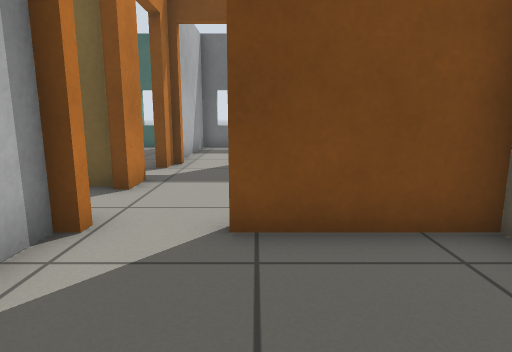
View 1 (above)

21 first-person views from a walk through a robot-simulator world made for Gazebo. The camera is 0.69 m above the floor, tilts 10° down and sees 75° across. The floor is counted in squares, 0.5 m on a side. Each view is taken from the middle of a square. On the plan, view 1 faces up. The plan holds only what a view shows up to about 15 squares ahead; the rest is blank. Simple patterns stand in for the simulator's built-in surfaces.

View 2
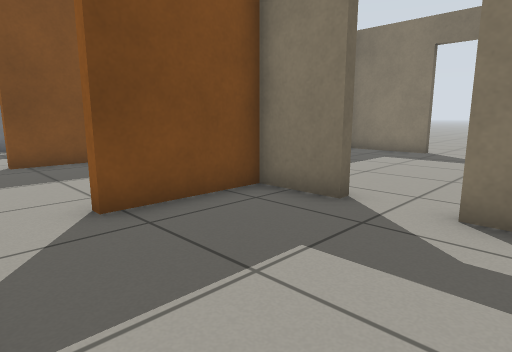

View 3
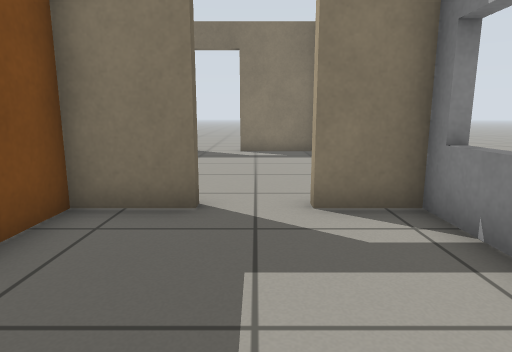

View 4
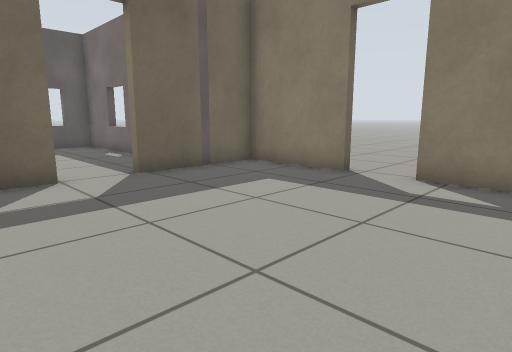

View 5
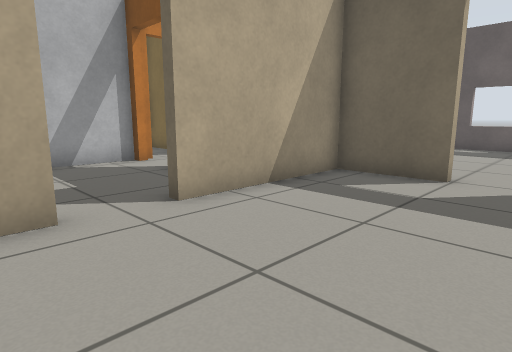

View 6
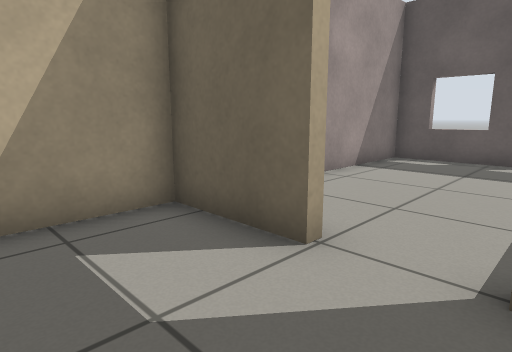

View 7
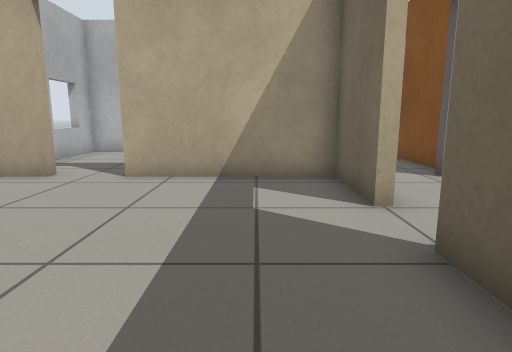

View 8
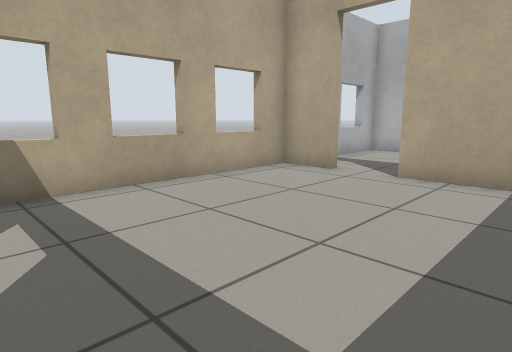

View 9
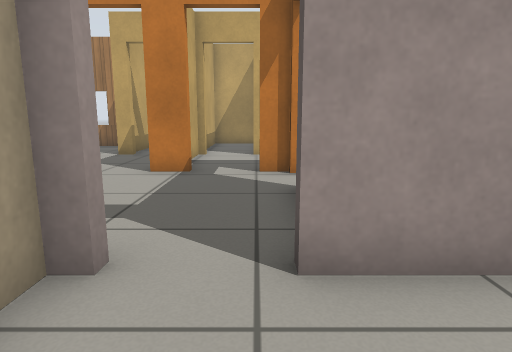

View 10
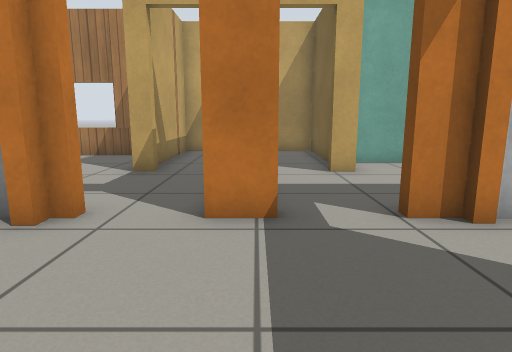

View 11
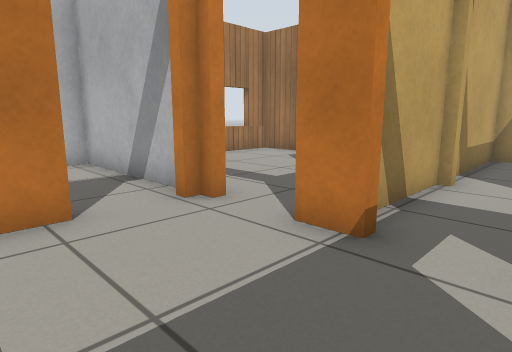

View 12
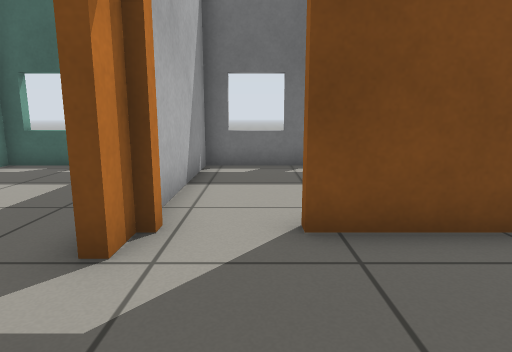

View 13
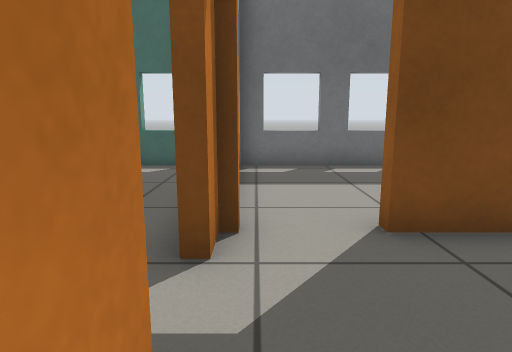

View 14
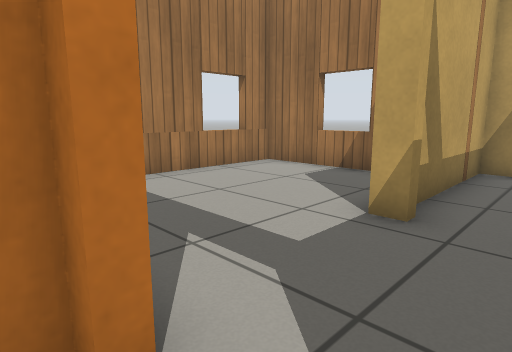

View 15
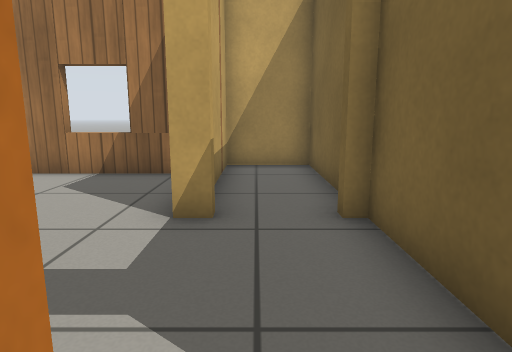

View 16
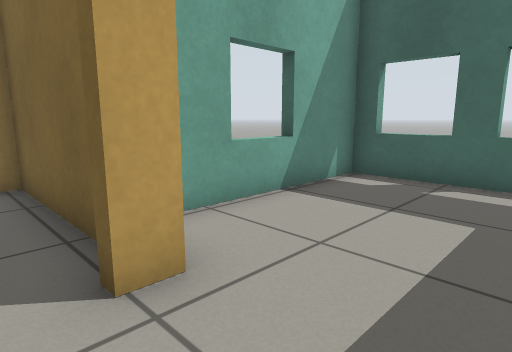

View 17
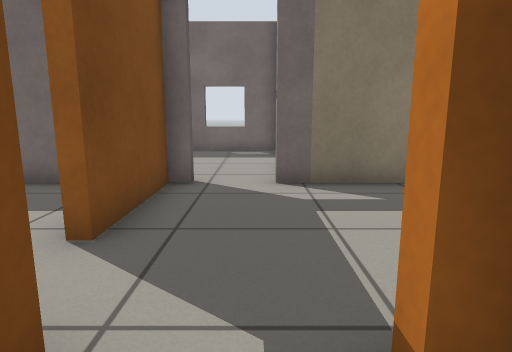

View 18
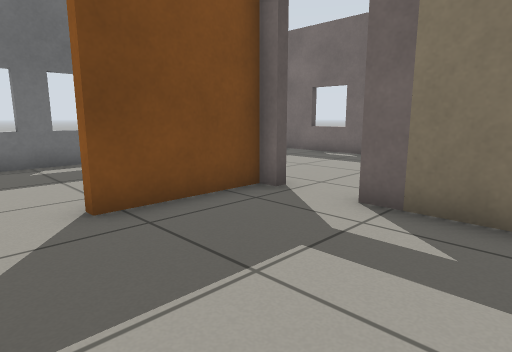

View 19
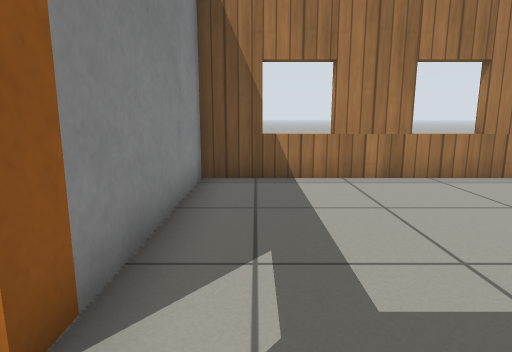

View 20
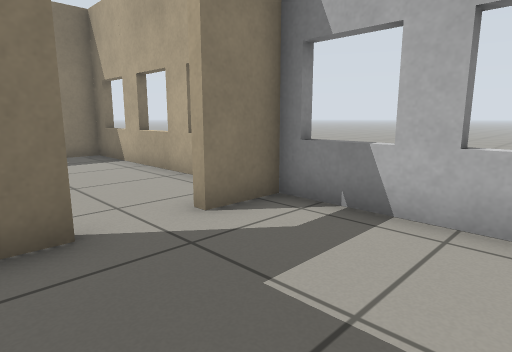

View 21
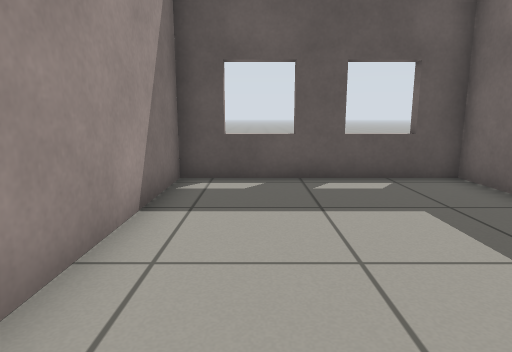

### Floor plan
Points are (right, up) in squares from view 1. A wall is a line through its corners. A room is listed if a view was taken in it or the views show most of it. See-through windows are left out.
Room 1 (views 1, 2, 3, 20)
walls: (3, 1.9) (3, 3.8) (-0.4, 3.8); (-2.1, 3.8) (-2.4, 3.8) (-2.4, -1.5) (3, -1.5) (3, 0.1)
ways out: open door at (3, 1) to room 2; open door at (-1.5, 4) to room 4
Room 2 (views 4, 5, 6, 7, 8)
walls: (5.9, 6.9) (3.3, 6.9) (3.3, 1.9); (3.3, 0.1) (3.3, -1.5) (11.7, -1.5) (11.7, 1.7); (11.7, 3.4) (11.7, 6.9) (7.7, 6.9)
ways out: open door at (3, 1) to room 1; open door at (6.5, 7) to room 3; open door at (12, 2.5)
Room 3 (views 9, 21)
walls: (3.3, 7.6) (3.3, 7.3) (3.9, 7.3); (9.7, 7.1) (9.7, 15.6) (3.3, 15.6) (3.3, 9.4)
ways out: open door at (6.5, 7) to room 2; open door at (3, 8.5) to room 4
Room 4 (views 10, 11, 12, 13, 14, 15, 18)
walls: (-2.4, 7.3) (-2.4, 6.2); (-0.4, 4.2) (0.5, 4.2); (3, 4.8) (3, 7.6); (-2.5, 4.2) (-2.1, 4.2); (-2.4, 9.9) (-2.4, 9); (3, 9.4) (3, 9.8) (-0.4, 9.8)
ways out: open door at (-1.5, 4) to room 1; open door at (3, 8.5) to room 3; open door at (-2.7, 8.3) to room 5; open door at (-3, 5.5) to room 6; open door at (-1.5, 10) to room 7
Room 5 (views 16, 17)
walls: (-6.4, 9.6) (-6.4, 8.9); (-4.3, 15.6) (-8.1, 15.6) (-8.1, 10); (-6.5, 6.9) (-3.6, 6.9)
ways out: open door at (-2.7, 8.3) to room 4; open door at (-6.8, 7.2) to room 8
Room 6 (view 19)
walls: (-6.4, 4.5) (-6.4, 3.8); (-10.2, 3) (-10.2, -1.5) (-2.8, -1.5) (-2.8, 4.5); (-2.8, 6.6) (-6.4, 6.6) (-6.4, 6.1)
ways out: open door at (-3, 5.5) to room 4
Room 7 (no view inside)
walls: (1.7, 15.6) (-2.4, 15.6) (-2.4, 10.2); (3, 12.1) (3, 13)
ways out: open door at (-1.5, 10) to room 4
Room 8 (no view inside)
walls: (-8.1, 6.6) (-11.7, 6.6) (-11.7, 4.2) (-7.4, 4.2)
ways out: open door at (-6.8, 7.2) to room 5
Room 9 (no view inside)
walls: (-8.2, 9.4) (-11.7, 9.4) (-11.7, 6.9) (-7.8, 6.9); (-7.7, 9.1) (-11.7, 9.1)

Where each view was taken, in squares from view 1:
view 1: 0 up, 0 right, facing up
view 2: 1 down, 2 left, facing up-right
view 3: 1 up, 2 left, facing right
view 4: 1 down, 4 right, facing up-right
view 5: 1 down, 8 right, facing up-left
view 6: 4 up, 8 right, facing up-left
view 7: 5 up, 11 right, facing left
view 8: 5 up, 11 right, facing down-left
view 9: 9 up, 6 right, facing left
view 10: 7 up, 2 right, facing left
view 11: 9 up, 1 right, facing down-left
view 12: 6 up, 1 left, facing up
view 13: 6 up, 2 left, facing up
view 14: 6 up, 2 left, facing down-left
view 15: 5 up, 2 left, facing left
view 16: 8 up, 4 left, facing up-left
view 17: 8 up, 4 left, facing right
view 18: 5 up, 2 left, facing up-right
view 19: 6 up, 4 left, facing down
view 20: 3 up, 1 left, facing down-right
view 21: 8 up, 5 right, facing up
